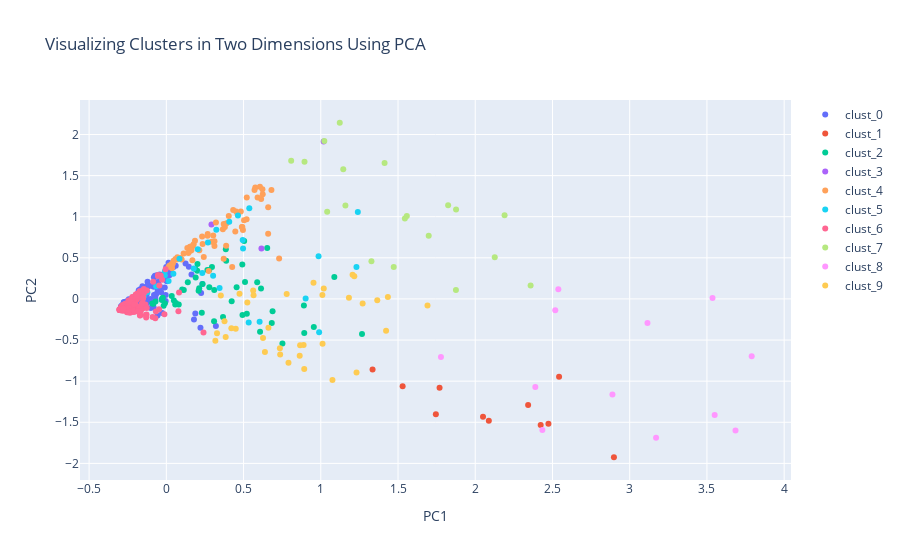

Notebook source saved alongside this figure:
### Code cell
# Plotting 2D PCA
data = []
for i in range(params["num_clusters"]):
    cluster = cluster_list[i]
    data.append(go.Scatter(
                    x = cluster[1]["PC1_2d"],
                    y = cluster[1]["PC2_2d"],
                    mode = "markers",
                    name = cluster[0],
                    text = None))

title = "Visualizing Clusters in Two Dimensions Using PCA"

layout = dict(title = title,
              xaxis= dict(title= 'PC1',ticklen= 5,zeroline= False),
              yaxis= dict(title= 'PC2',ticklen= 5,zeroline= False)
             )

fig = dict(data = data, layout = layout)

iplot(fig)
